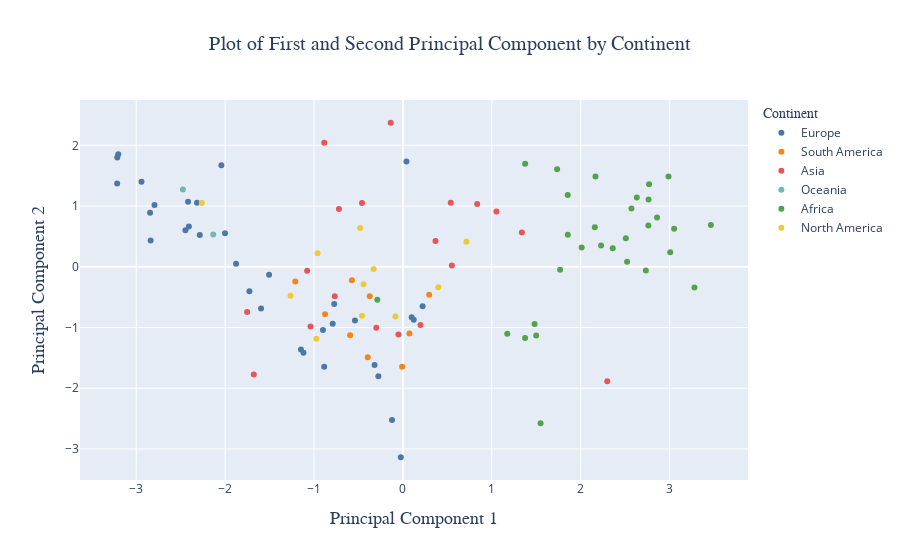

Notebook code for this chart:
### Code cell
# Make an interactive scatter plot by continent
fig = px.scatter(df_projected_data, x="PC1", y="PC2", color="continent",
                 color_discrete_sequence=px.colors.qualitative.T10,
                 title="Plot of First and Second Principal Component by Continent",
                 labels={"country": "Country", 
                         "PC1": "Principal Component 1", "PC2": "Principal Component 2",
                         "continent": "Continent",
                         "ladder": "Happiness Category"},
                 hover_data=["country", "continent", "ladder"])
fig.update_layout(
    title=dict(x=0.5, font=dict(size=20, family="Arial")),
    xaxis=dict(title=dict(text="Principal Component 1", font=dict(size=18, family="Arial"))),
    yaxis=dict(title=dict(text="Principal Component 2", font=dict(size=18, family="Arial"))),
    legend=dict(title=dict(text="Continent", font=dict(size=14, family="Arial"))),
)
fig.show()

### Figure 1 — Plotly figure (JSON) as saved in the notebook; plotly's stock layout.template omitted (floating-point values rounded to 4 significant figures)
{"data": [{"customdata": [["Albania", "Europe", 5.212], ["Austria", "Europe", 6.999], ["Belgium", "Europe", 6.857], ["Bulgaria", "Europe", 5.378], ["Croatia", "Europe", 5.579], ["Czechia", "Europe", 6.695], ["Denmark", "Europe", 7.545], ["Estonia", "Europe", 6.357], ["Finland", "Europe", 7.729], ["France", "Europe", 6.614], ["Germany", "Europe", 6.608], ["Greece", "Europe", 5.9], ["Hungary", "Europe", 5.861], ["Iceland", "Europe", 7.449], ["Ireland", "Europe", 6.87], ["Italy", "Europe", 6.258], ["Latvia", "Europe", 6.055], ["Lithuania", "Europe", 7.038], ["Luxembourg", "Europe", 7.228], ["Moldova", "Europe", 5.687], ["Netherlands", "Europe", 7.39], ["North Macedonia", "Europe", 5.167], ["Norway", "Europe", 7.295], ["Poland", "Europe", 6.666], ["Portugal", "Europe", 5.953], ["Romania", "Europe", 6.437], ["Russia", "Europe", 6.044], ["Slovenia", "Europe", 6.723], ["Spain", "Europe", 6.337], ["Sweden", "Europe", 7.431], ["Switzerland", "Europe", 6.884], ["Ukraine", "Europe", 4.637], ["United Kingdom", "Europe", 6.722]], "hovertemplate": "Continent=%{customdata[1]}<br>Principal Component 1=%{x}<br>Principal Component 2=%{y}<br>Country=%{customdata[0]}<br>Happiness Category=%{customdata[2]}<extra></extra>", "legendgroup": "Europe", "marker": {"color": "#4C78A8", "symbol": "circle"}, "mode": "markers", "name": "Europe", "orientation": "v", "showlegend": true, "type": "scatter", "x": [0.09794, -2.001, -2.286, -0.2765, -0.123, -1.506, -3.214, -2.316, -3.215, -1.727, -2.446, -0.02379, -0.79, -2.408, -2.844, -0.8997, -0.7733, -0.886, -2.838, 0.1217, -2.417, 0.2215, -2.941, -1.119, -1.147, -0.3189, -0.5399, -1.877, -1.596, -3.202, -2.795, 0.03965, -2.042], "xaxis": "x", "y": [-0.8298, 0.5534, 0.5242, -1.804, -2.522, -0.1319, 1.8, 1.056, 1.373, -0.4048, 0.6004, -3.136, -0.9389, 0.664, 0.8889, -1.04, -0.611, -1.648, 0.4329, -0.8741, 1.071, -0.6509, 1.398, -1.415, -1.361, -1.618, -0.8829, 0.04818, -0.6859, 1.852, 1.017, 1.733, 1.67], "yaxis": "y"}, {"customdata": [["Argentina", "South America", 6.261], ["Bolivia", "South America", 5.929], ["Brazil", "South America", 6.257], ["Chile", "South America", 6.415], ["Colombia", "South America", 5.892], ["Ecuador", "South America", 5.887], ["Paraguay", "South America", 6.138], ["Peru", "South America", 5.892], ["Uruguay", "South America", 6.671]], "hovertemplate": "Continent=%{customdata[1]}<br>Principal Component 1=%{x}<br>Principal Component 2=%{y}<br>Country=%{customdata[0]}<br>Happiness Category=%{customdata[2]}<extra></extra>", "legendgroup": "South America", "marker": {"color": "#F58518", "symbol": "circle"}, "mode": "markers", "name": "South America", "orientation": "v", "showlegend": true, "type": "scatter", "x": [-0.594, 0.2952, -0.3735, -0.8758, -0.3958, 0.07291, -0.5739, -0.008814, -1.211], "xaxis": "x", "y": [-1.126, -0.4627, -0.487, -0.7829, -1.492, -1.1, -0.2205, -1.646, -0.242], "yaxis": "y"}, {"customdata": [["Armenia", "Asia", 5.382], ["Bangladesh", "Asia", 3.408], ["Cambodia", "Asia", 4.25], ["Georgia", "Asia", 5.293], ["India", "Asia", 3.93], ["Indonesia", "Asia", 5.585], ["Iran", "Asia", 4.977], ["Israel", "Asia", 7.662], ["Japan", "Asia", 6.178], ["Jordan", "Asia", 4.356], ["Kazakhstan", "Asia", 6.006], ["Kyrgyzstan", "Asia", 5.668], ["Lebanon", "Asia", 2.352], ["Mongolia", "Asia", 5.788], ["Nepal", "Asia", 5.474], ["South Korea", "Asia", 5.95], ["Thailand", "Asia", 6.007], ["Uzbekistan", "Asia", 6.016], ["Vietnam", "Asia", 6.267]], "hovertemplate": "Continent=%{customdata[1]}<br>Principal Component 1=%{x}<br>Principal Component 2=%{y}<br>Country=%{customdata[0]}<br>Happiness Category=%{customdata[2]}<extra></extra>", "legendgroup": "Asia", "marker": {"color": "#E45756", "symbol": "circle"}, "mode": "markers", "name": "Asia", "orientation": "v", "showlegend": true, "type": "scatter", "x": [-0.2999, 1.338, 0.538, -0.05047, 1.052, -0.1379, 0.5507, -1.753, -1.678, 0.1977, -1.078, -0.4606, 2.299, 0.3667, 0.835, -1.04, -0.7199, -0.8851, -0.7671], "xaxis": "x", "y": [-1.002, 0.5645, 1.054, -1.116, 0.9109, 2.372, 0.02082, -0.7444, -1.774, -0.9568, -0.06383, 1.05, -1.887, 0.4249, 1.033, -0.9824, 0.9505, 2.044, -0.485], "yaxis": "y"}, {"customdata": [["Australia", "Oceania", 7.035], ["New Zealand", "Oceania", 6.975]], "hovertemplate": "Continent=%{customdata[1]}<br>Principal Component 1=%{x}<br>Principal Component 2=%{y}<br>Country=%{customdata[0]}<br>Happiness Category=%{customdata[2]}<extra></extra>", "legendgroup": "Oceania", "marker": {"color": "#72B7B2", "symbol": "circle"}, "mode": "markers", "name": "Oceania", "orientation": "v", "showlegend": true, "type": "scatter", "x": [-2.134, -2.475], "xaxis": "x", "y": [0.5313, 1.273], "yaxis": "y"}, {"customdata": [["Benin", "Africa", 4.217], ["Botswana", "Africa", 3.435], ["Cameroon", "Africa", 4.712], ["Chad", "Africa", 4.397], ["Comoros", "Africa", 3.545], ["Congo (Brazzaville)", "Africa", 5.805], ["Congo (Kinshasa)", "Africa", 3.207], ["Ethiopia", "Africa", 3.628], ["Gabon", "Africa", 5.14], ["Gambia", "Africa", 4.279], ["Ghana", "Africa", 4.191], ["Guinea", "Africa", 5.317], ["Ivory Coast", "Africa", 4.849], ["Kenya", "Africa", 4.448], ["Liberia", "Africa", 4.042], ["Madagascar", "Africa", 4.019], ["Malawi", "Africa", 3.356], ["Mali", "Africa", 4.211], ["Mauritania", "Africa", 4.724], ["Mauritius", "Africa", 5.741], ["Morocco", "Africa", 4.596], ["Mozambique", "Africa", 4.74], ["Namibia", "Africa", 4.949], ["Niger", "Africa", 4.501], ["Senegal", "Africa", 4.907], ["Sierra Leone", "Africa", 2.56], ["Tanzania", "Africa", 3.616], ["Togo", "Africa", 4.239], ["Tunisia", "Africa", 4.261], ["Zimbabwe", "Africa", 3.296]], "hovertemplate": "Continent=%{customdata[1]}<br>Principal Component 1=%{x}<br>Principal Component 2=%{y}<br>Country=%{customdata[0]}<br>Happiness Category=%{customdata[2]}<extra></extra>", "legendgroup": "Africa", "marker": {"color": "#54A24B", "symbol": "circle"}, "mode": "markers", "name": "Africa", "orientation": "v", "showlegend": true, "type": "scatter", "x": [2.859, 1.499, 2.521, 2.768, 3.279, 2.229, 3.051, 1.735, 1.174, 2.988, 1.855, 2.631, 2.36, 1.854, 2.763, 3.007, 2.761, 2.159, 1.768, -0.2879, 1.374, 2.166, 1.481, 2.571, 2.011, 3.464, 1.375, 2.507, 1.548, 2.733], "xaxis": "x", "y": [0.813, -1.132, 0.08198, 1.361, -0.3415, 0.3508, 0.6264, 1.605, -1.105, 1.485, 0.5285, 1.139, 0.3039, 1.18, 1.109, 0.2373, 0.6779, 0.6489, -0.05042, -0.5417, -1.171, 1.485, -0.9443, 0.9592, 0.3163, 0.6894, 1.696, 0.4688, -2.576, -0.06021], "yaxis": "y"}, {"customdata": [["Canada", "North America", 6.918], ["Costa Rica", "North America", 7.077], ["Dominican Republic", "North America", 5.518], ["El Salvador", "North America", 6.492], ["Guatemala", "North America", 6.15], ["Honduras", "North America", 5.932], ["Jamaica", "North America", 5.87], ["Mexico", "North America", 7.038], ["Nicaragua", "North America", 6.392], ["Panama", "North America", 5.979], ["United States", "North America", 6.693]], "hovertemplate": "Continent=%{customdata[1]}<br>Principal Component 1=%{x}<br>Principal Component 2=%{y}<br>Country=%{customdata[0]}<br>Happiness Category=%{customdata[2]}<extra></extra>", "legendgroup": "North America", "marker": {"color": "#EECA3B", "symbol": "circle"}, "mode": "markers", "name": "North America", "orientation": "v", "showlegend": true, "type": "scatter", "x": [-2.262, -1.264, -0.4429, -0.3296, 0.3979, 0.7129, -0.08447, -0.4605, -0.4808, -0.974, -0.9604], "xaxis": "x", "y": [1.052, -0.4787, -0.2889, -0.03726, -0.3378, 0.4127, -0.8179, -0.8073, 0.6376, -1.183, 0.2206], "yaxis": "y"}], "layout": {"legend": {"title": {"font": {"family": "Arial", "size": 14}, "text": "Continent"}, "tracegroupgap": 0}, "title": {"font": {"family": "Arial", "size": 20}, "text": "Plot of First and Second Principal Component by Continent", "x": 0.5}, "xaxis": {"anchor": "y", "domain": [0, 1], "title": {"font": {"family": "Arial", "size": 18}, "text": "Principal Component 1"}}, "yaxis": {"anchor": "x", "domain": [0, 1], "title": {"font": {"family": "Arial", "size": 18}, "text": "Principal Component 2"}}}}
